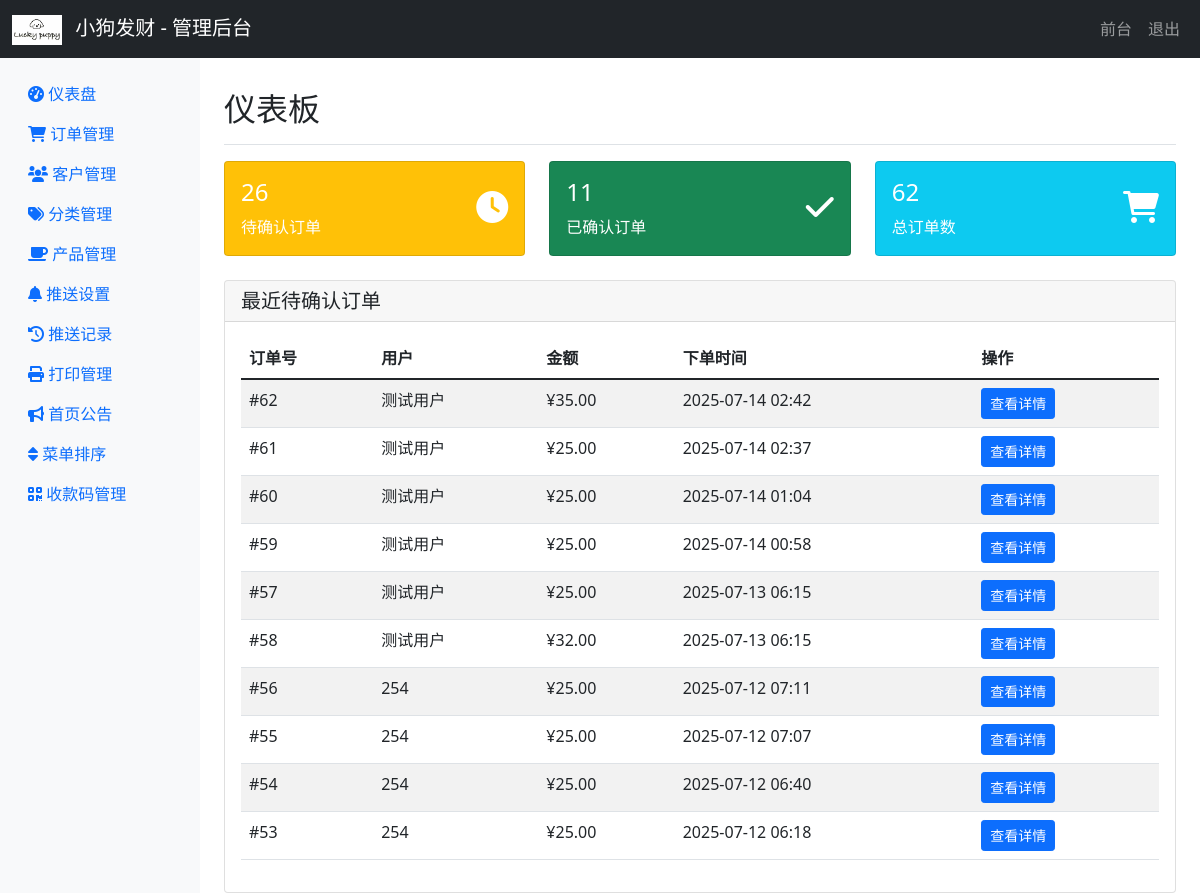
The app's page /admin/ (signed in), older data.
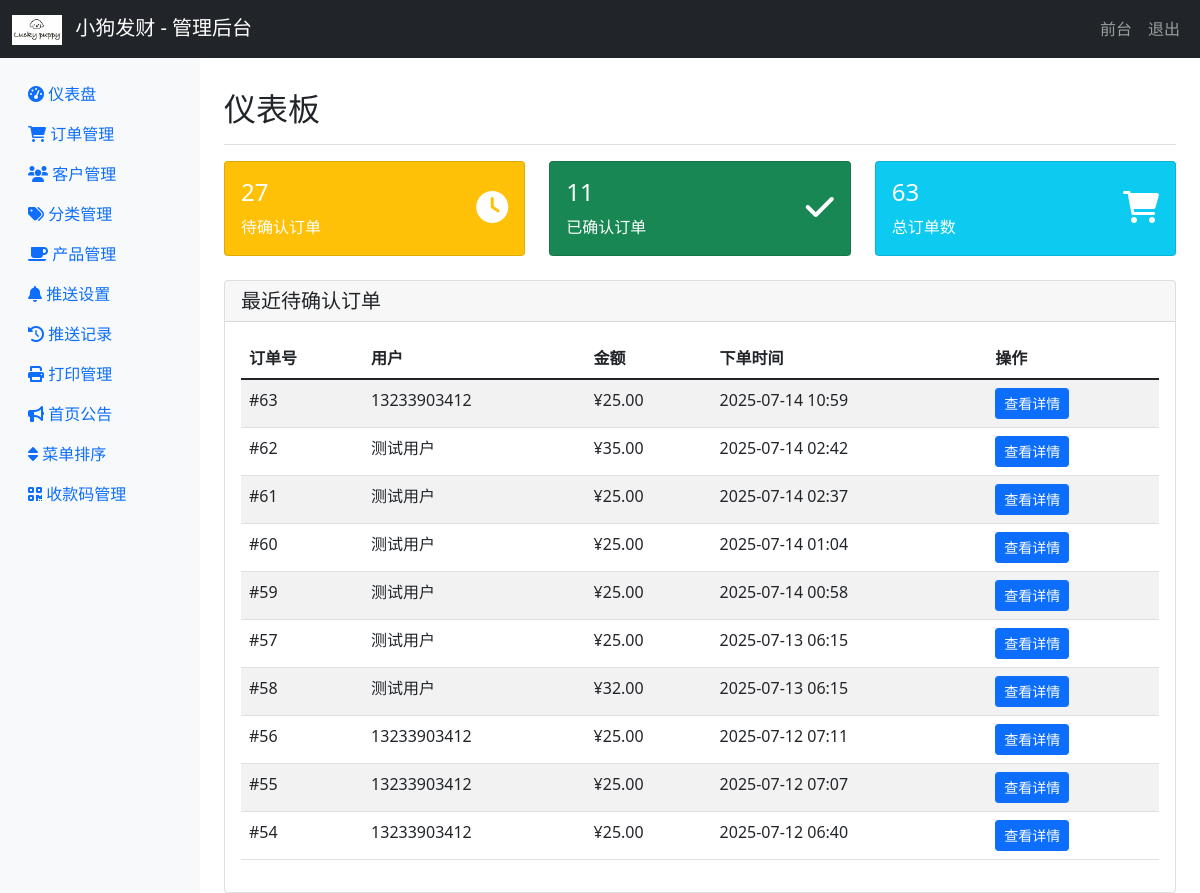
The same page, newer data.
### app/models.py (models this page shows, shortened)
class MenuConfig(db.Model):
    id = db.Column(db.Integer, primary_key=True)
    menu_key = db.Column(db.String(50), unique=True, nullable=False)  # 菜单唯一标识
    menu_name = db.Column(db.String(100), nullable=False)  # 菜单显示名称
    menu_icon = db.Column(db.String(50), nullable=False)  # 菜单图标
    menu_url = db.Column(db.String(200), nullable=True)  # 菜单链接
    parent_key = db.Column(db.String(50), nullable=True)  # 父菜单标识
    sort_order = db.Column(db.Integer, default=0)  # 排序顺序
    is_active = db.Column(db.Boolean, default=True)  # 是否启用
    is_visible = db.Column(db.Boolean, default=True)  # 是否显示
    created_at = db.Column(db.DateTime, default=datetime.utcnow)
    updated_at = db.Column(db.DateTime, default=datetime.utcnow, onupdate=datetime.utcnow)

class Order(db.Model):
    id = db.Column(db.Integer, primary_key=True)
    user_id = db.Column(db.Integer, db.ForeignKey('user.id'), nullable=False)
    total_amount = db.Column(db.Float, nullable=False)
    status = db.Column(db.String(20), default='pending')  # pending, confirmed, rejected, completed, refunded, cancelled, cancel_pending
    notes = db.Column(db.Text, nullable=True)
    created_at = db.Column(db.DateTime, default=datetime.utcnow)
    confirmed_at = db.Column(db.DateTime, nullable=True)
    confirmed_by = db.Column(db.String(80), nullable=True)  # 管理员用户名
    refund_reason = db.Column(db.Text, nullable=True)  # 退款原因
    refunded_at = db.Column(db.DateTime, nullable=True)  # 退款时间
    refund_qr_code = db.Column(db.String(255), nullable=True)  # 退款收款二维码路径
    refund_status = db.Column(db.String(20), nullable=True)  # 退款状态: pending, approved, rejected, completed
    refund_approved_by = db.Column(db.String(80), nullable=True)  # 退款审批人
    refund_approved_at = db.Column(db.DateTime, nullable=True)  # 退款审批时间
    refund_completed_at = db.Column(db.DateTime, nullable=True)  # 退款完成时间
    refund_admin_notes = db.Column(db.Text, nullable=True)  # 管理员退款备注
    cancel_reason = db.Column(db.Text, nullable=True)  # 取消原因
    cancelled_at = db.Column(db.DateTime, nullable=True)  # 取消时间
    cancelled_by = db.Column(db.String(80), nullable=True)  # 取消操作者（用户或管理员）
    cancel_approved_by = db.Column(db.String(80), nullable=True)  # 取消审批者（管理员）
    cancel_approved_at = db.Column(db.DateTime, nullable=True)  # 取消审批时间
    cancel_qr_code = db.Column(db.String(255), nullable=True)  # 取消订单时的收款二维码路径（已付款订单需要）
    order_items = db.relationship('OrderItem', backref='order', lazy=True, cascade='all, delete-orphan')

class User(db.Model):
    id = db.Column(db.Integer, primary_key=True)
    username = db.Column(db.String(80), unique=True, nullable=False)
    email = db.Column(db.String(120), unique=True, nullable=False)
    phone = db.Column(db.String(20), nullable=True)
    address = db.Column(db.Text, nullable=True)  # 地址
    preferences = db.Column(db.Text, nullable=True)  # 偏好记录
    notes = db.Column(db.Text, nullable=True)  # 备注
    is_vip = db.Column(db.Boolean, default=False)  # VIP状态
    total_orders = db.Column(db.Integer, default=0)  # 总订单数
    total_spent = db.Column(db.Float, default=0.0)  # 总消费金额
    last_order_at = db.Column(db.DateTime, nullable=True)  # 最后下单时间
    created_at = db.Column(db.DateTime, default=datetime.utcnow)
    orders = db.relationship('Order', backref='user', lazy=True)

### app/admin/routes.py (the view)
@bp.route('/')
@admin_required
def dashboard():
    pending_orders = Order.query.filter_by(status='pending').count()
    confirmed_orders = Order.query.filter_by(status='confirmed').count()
    completed_orders = Order.query.filter_by(status='completed').count()
    rejected_orders = Order.query.filter_by(status='rejected').count()
    total_orders = Order.query.count()
    total_revenue = db.session.query(db.func.sum(Order.total_amount)).scalar() or 0
    total_customers = User.query.count()
    today = datetime.now().date()
    today_orders = Order.query.filter(db.func.date(Order.created_at) == today).count()
    today_revenue = db.session.query(db.func.sum(Order.total_amount)).filter(
        db.func.date(Order.created_at) == today
    ).scalar() or 0
    today_customers = User.query.filter(db.func.date(User.created_at) == today).count()
    avg_order_value = (total_revenue / total_orders) if total_orders > 0 else 0
    popular_products = [
        {'name': '美式咖啡', 'sales_count': 156, 'revenue': 1560.00},
        {'name': '拿铁咖啡', 'sales_count': 134, 'revenue': 1876.00},
        {'name': '卡布奇诺', 'sales_count': 98, 'revenue': 1372.00},
        {'name': '摩卡咖啡', 'sales_count': 87, 'revenue': 1305.00},
        {'name': '焦糖玛奇朵', 'sales_count': 76, 'revenue': 1292.00}
    ]
    recent_orders = Order.query.order_by(Order.created_at.desc()).limit(10).all()
    use_element = request.args.get('ui') == 'element'
    template_data = {
        'pending_orders': pending_orders,
        'confirmed_orders': confirmed_orders,
        'completed_orders': completed_orders,
        'rejected_orders': rejected_orders,
        'total_orders': total_orders,
        'total_revenue': f"{total_revenue:.2f}",
        'total_customers': total_customers,
        'today_orders': today_orders,
        'today_revenue': f"{today_revenue:.2f}",
        'today_customers': today_customers,
        'avg_order_value': f"¥{avg_order_value:.2f}",
        'today_date': today.strftime('%Y年%m月%d日'),
        'popular_products': popular_products,
        'recent_orders': recent_orders
    }
    if use_element:
        return render_template('admin/element_dashboard.html', **template_data)
    else:
        return render_template('admin/dashboard.html', **template_data)

### app/__init__.py (called while the page is built)
def create_app():
    app = Flask(__name__, template_folder='../templates', static_folder='../static')
    app.config.from_object(Config)
    from app.models import db
    db.init_app(app)
    from app.main import bp as main_bp
    app.register_blueprint(main_bp)
    from app.admin import bp as admin_bp
    app.register_blueprint(admin_bp, url_prefix='/admin')
    from app.admin.print_routes import bp as print_bp
    app.register_blueprint(print_bp)
    @app.template_global()
    def get_admin_menu_items():
        from app.models import MenuConfig
        try:
            menus = MenuConfig.query.filter_by(is_active=True, is_visible=True).order_by(MenuConfig.sort_order).all()
            return menus
        except:
            return []
    return app

### app/admin/routes.py (called while the page is built)
def admin_required(f):
    @wraps(f)
    def decorated_function(*args, **kwargs):
        if not session.get('is_admin'):
            flash('请先登录管理员账户', 'error')
            return redirect(url_for('admin.login'))
        return f(*args, **kwargs)
    return decorated_function

### templates/admin/dashboard.html
{% extends "admin/base.html" %}
{% block content %}
<div class="d-flex justify-content-between flex-wrap flex-md-nowrap align-items-center pt-3 pb-2 mb-3 border-bottom">
    <h1 class="h2">仪表板</h1>
</div>
<div class="row mb-4">
    <div class="col-md-4">
        <div class="card text-white bg-warning">
            <div class="card-body">
                <div class="d-flex justify-content-between">
                    <div>
                        <h4>{{ pending_orders }}</h4>
                        <p class="mb-0">待确认订单</p>
                    </div>
                    <div class="align-self-center">
                        <i class="fas fa-clock fa-2x"></i>
                    </div>
                </div>
            </div>
        </div>
    </div>
    <div class="col-md-4">
        <div class="card text-white bg-success">
            <div class="card-body">
                <div class="d-flex justify-content-between">
                    <div>
                        <h4>{{ confirmed_orders }}</h4>
                        <p class="mb-0">已确认订单</p>
                    </div>
                    <div class="align-self-center">
                        <i class="fas fa-check fa-2x"></i>
                    </div>
                </div>
            </div>
        </div>
    </div>
    <div class="col-md-4">
        <div class="card text-white bg-info">
            <div class="card-body">
                <div class="d-flex justify-content-between">
                    <div>
                        <h4>{{ total_orders }}</h4>
                        <p class="mb-0">总订单数</p>
                    </div>
                    <div class="align-self-center">
                        <i class="fas fa-shopping-cart fa-2x"></i>
                    </div>
                </div>
            </div>
        </div>
    </div>
</div>
<div class="card">
    <div class="card-header">
        <h5 class="mb-0">最近待确认订单</h5>
    </div>
    <div class="card-body">
        {% if recent_orders %}
            <div class="table-responsive">
                <table class="table table-striped">
                    <thead>
                        <tr>
                            <th>订单号</th>
                            <th>用户</th>
                            <th>金额</th>
                            <th>下单时间</th>
                            <th>操作</th>
                        </tr>
                    </thead>
                    <tbody>
                        {% for order in recent_orders %}
                        <tr>
                            <td>#{{ order.id }}</td>
                            <td>{{ order.user.username }}</td>
                            <td>¥{{ "%.2f"|format(order.total_amount) }}</td>
                            <td>{{ order.created_at.strftime('%Y-%m-%d %H:%M') }}</td>
                            <td>
                                <a href="{{ url_for('admin.order_detail', order_id=order.id) }}"
                                   class="btn btn-sm btn-primary">查看详情</a>
                            </td>
                        </tr>
                        {% endfor %}
                    </tbody>
                </table>
            </div>
        {% else %}
            <p class="text-muted">暂无待确认订单</p>
        {% endif %}
    </div>
</div>
{% endblock %}

### templates/admin/base.html (shortened to what this page needs)
<!DOCTYPE html>
<html lang="zh-CN">
<head>
    <link href="https://cdn.jsdelivr.net/npm/bootstrap@5.1.3/dist/css/bootstrap.min.css" rel="stylesheet">
    <link href="https://cdnjs.cloudflare.com/ajax/libs/font-awesome/6.0.0/css/all.min.css" rel="stylesheet">
</head>
<body>
    <nav class="navbar navbar-expand-lg navbar-dark bg-dark">
        <div class="container-fluid">
            <a class="navbar-brand" href="{{ url_for('admin.dashboard') }}">
                <img src="{{ url_for('static', filename='logo/logo.png') }}" alt="小狗发财" height="30" class="me-2">
                小狗发财 - 管理后台
            </a>
            <div class="navbar-nav ms-auto">
                <a class="nav-link" href="{{ url_for('main.index') }}">前台</a>
                <a class="nav-link" href="{{ url_for('admin.logout') }}">退出</a>
            </div>
        </div>
    </nav>
    <div class="container-fluid">
        <div class="row">
            <nav class="col-md-2 d-md-block bg-light sidebar">
                <div class="position-sticky pt-3">
                    <ul class="nav flex-column">
                        {% set menu_items = get_admin_menu_items() %}
                        {% for menu in menu_items %}
                        <li class="nav-item">
                            <a class="nav-link" href="{{ url_for(menu.menu_url) if menu.menu_url else '#' }}">
                                <i class="{{ menu.menu_icon }}"></i> {{ menu.menu_name }}
                            </a>
                        </li>
                        {% endfor %}
                    </ul>
                </div>
            </nav>
            <main class="col-md-10 ms-sm-auto px-md-4">
                <div class="pt-3">
                    {% block content %}{% endblock %}
                </div>
            </main>
        </div>
    </div>
</body>
</html>

Row changes from the older to the newer data that the page shows:
no longer on this page (row unchanged): Order: id "53", user.username "254", total_amount "25.00", created_at "2025-07-12 06:18"
added Order: id "63", user.username "13233903412", total_amount "25.00", created_at "2025-07-14 10:59"
changed through a linked row, Order id 56: user.username "254" → "13233903412"
changed through a linked row, Order id 55: user.username "254" → "13233903412"
changed through a linked row, Order id 54: user.username "254" → "13233903412"
Text that changed along with them:
{{ pending_orders }}: "26" → "27"
{{ total_orders }}: "62" → "63"
